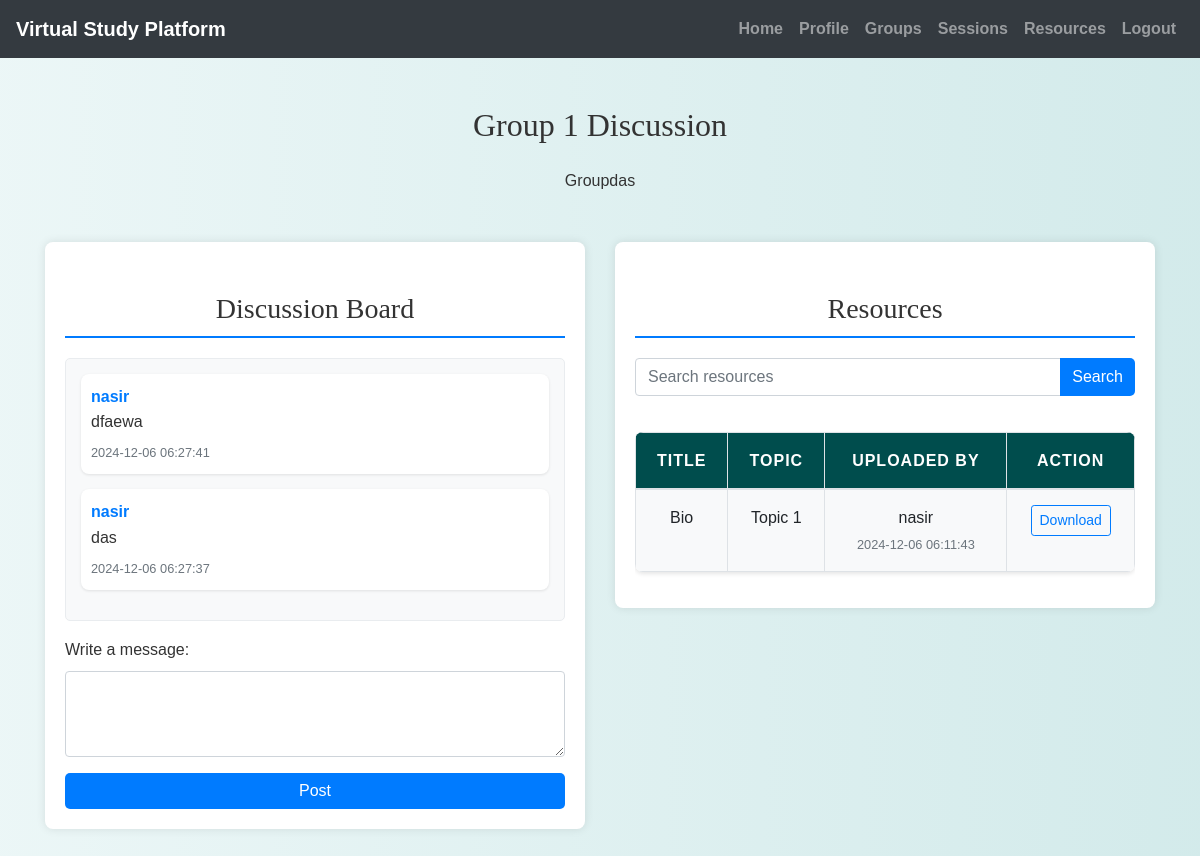
The page /view_discussion.php?group_id=2 (signed in) on the database its author committed.
### tables this page shows
CREATE TABLE `studygroups` (
  `GroupID` int(11) NOT NULL,
  `GroupName` varchar(255) NOT NULL,
  `Description` text DEFAULT NULL,
  `CreatedBy` int(11) NOT NULL,
  `CreatedAt` timestamp NOT NULL DEFAULT current_timestamp()
);

CREATE TABLE `discussionboard` (
  `PostID` int(11) NOT NULL,
  `GroupID` int(11) NOT NULL,
  `PostedBy` int(11) NOT NULL,
  `Content` text NOT NULL,
  `PostedAt` timestamp NOT NULL DEFAULT current_timestamp()
);

CREATE TABLE `users` (
  `id` int(11) NOT NULL,
  `username` varchar(50) NOT NULL,
  `password` varchar(255) NOT NULL,
  `email` varchar(100) NOT NULL,
  `phone` varchar(20) NOT NULL,
  `age` int(11) DEFAULT NULL,
  `full_name` varchar(255) NOT NULL,
  `bio` text DEFAULT NULL,
  `created_at` datetime DEFAULT current_timestamp(),
  `status` enum('pending','approved','rejected') NOT NULL DEFAULT 'pending'
);

CREATE TABLE `resources` (
  `ResourceID` int(11) NOT NULL,
  `GroupID` int(11) NOT NULL,
  `UploadedBy` int(11) NOT NULL,
  `ResourceTitle` varchar(255) NOT NULL,
  `FilePath` varchar(255) NOT NULL,
  `Topic` varchar(255) DEFAULT NULL,
  `UploadedAt` timestamp NOT NULL DEFAULT current_timestamp()
);

### view_discussion.php (the view, shortened to what this page needs)
<?php
include('config.php');
$group_id = $_GET['group_id'] ?? null;
$sql = "SELECT GroupName, Description FROM studygroups WHERE GroupID = ?";
$stmt = $conn->prepare($sql);
$stmt->bind_param("i", $group_id);
$stmt->execute();
$stmt->bind_result($group_name, $description);
$posts_sql = "SELECT db.Content, db.PostedAt, u.username
              FROM DiscussionBoard db
              JOIN users u ON db.PostedBy = u.id
              WHERE db.GroupID = ?
              ORDER BY db.PostedAt DESC";
$stmt = $conn->prepare($posts_sql);
$stmt->bind_param("i", $group_id);
$stmt->execute();
$posts_result = $stmt->get_result();
$resources_sql = "SELECT r.ResourceTitle, r.FilePath, r.Topic, r.UploadedAt, u.username
                  FROM Resources r
                  JOIN users u ON r.UploadedBy = u.id
                  WHERE r.GroupID = ?
                  ORDER BY r.UploadedAt DESC";
$stmt_resources = $conn->prepare($resources_sql);
$stmt_resources->bind_param("i", $group_id);
$stmt_resources->execute();
$resources_result = $stmt_resources->get_result();
?>
<!DOCTYPE html>
<html lang="en">
<head>
    <link rel="stylesheet" href="https://maxcdn.bootstrapcdn.com/bootstrap/4.5.2/css/bootstrap.min.css">
    <link rel="stylesheet" href="./css/style.css">
</head>
<body>
    <?php include('navbar.php'); ?>
    <div class="container mt-5">
        <h2 class="text-center mb-4"><?php echo htmlspecialchars($group_name); ?> Discussion</h2>
        <p class="text-center mb-5"><?php echo htmlspecialchars($description); ?></p>
        <div class="row">
            <div class="col-lg-6">
                <div class="chat-section">
                    <h3 class="section-title">Discussion Board</h3>
                    <div class="chat-box mb-3">
                        <?php while ($post = $posts_result->fetch_assoc()) { ?>
                            <div class="chat-message">
                                <strong><?php echo htmlspecialchars($post['username']); ?></strong>
                                <p class="mb-1"><?php echo nl2br(htmlspecialchars($post['Content'])); ?></p>
                                <small class="text-muted"><?php echo $post['PostedAt']; ?></small>
                            </div>
                        <?php } ?>
                    </div>
                    <form method="POST" class="mt-3">
                        <div class="form-group">
                            <label for="content">Write a message:</label>
                            <textarea class="form-control" id="content" name="content" rows="3" required></textarea>
                        </div>
                        <button type="submit" name="new_post" class="btn btn-primary btn-block">Post</button>
                    </form>
                </div>
            </div>
            <div class="col-lg-6">
                <div class="resources-section">
                    <h3 class="section-title">Resources</h3>
                    <form method="GET" class="mb-3">
                        <div class="input-group">
                            <input type="text" class="form-control" id="search" name="search" placeholder="Search resources">
                            <div class="input-group-append">
                                <button type="submit" class="btn btn-primary">Search</button>
                            </div>
                        </div>
                    </form>
                    <div class="table-responsive resources-table">
                        <table class="table table-hover">
                            <thead>
                                <tr>
                                    <th>Title</th>
                                    <th>Topic</th>
                                    <th>Uploaded By</th>
                                    <th>Action</th>
                                </tr>
                            </thead>
                            <tbody>
                                <?php while ($resource = $resources_result->fetch_assoc()) {
                                ?>
                                    <tr>
                                        <td><?php echo htmlspecialchars($resource['ResourceTitle']); ?></td>
                                        <td><?php echo htmlspecialchars($resource['Topic']); ?></td>
                                        <td>
                                            <?php echo htmlspecialchars($resource['username']); ?>
                                            <br>
                                            <small class="text-muted"><?php echo htmlspecialchars($resource['UploadedAt']); ?></small>
                                        </td>
                                        <td>
                                            <a href="<?php echo htmlspecialchars($resource['FilePath']); ?>" class="btn btn-outline-primary btn-sm" download>Download</a>
                                        </td>
                                    </tr>
                                <?php } ?>
                            </tbody>
                        </table>
                    </div>
                </div>
            </div>
        </div>
    </div>
</body>
</html>

### css/style.css (style rules this page uses)
body { background: linear-gradient(90deg, rgba(233, 246, 246, 0.831), rgba(207, 233, 233, 0.9)); font-family: 'Arial', sans-serif; color: #333; line-height: 1.6; }
h1, h2, h3, h4 { text-align: center; margin-top: 30px; margin-bottom: 30px; font-family: 'Georgia', serif; }
.container { margin-bottom: 40px; }
.table { width: 100%; border-collapse: collapse; margin-top: 20px; font-size: 16px; background-color: #ffffff; border-radius: 8px; overflow: hidden; box-shadow: 0 2px 4px rgba(0, 0, 0, 0.1); }
.table th, .table td { padding: 15px; border: 1px solid #dee2e6; text-align: center; }
.table thead th { background-color: #004d4d; color: white; font-weight: bold; text-transform: uppercase; letter-spacing: 1px; }
.table tbody tr:nth-child(odd) { background-color: #f8f9fa; }
.btn-primary { color: #fff; border: none; border-radius: 5px; cursor: pointer; transition: background-color 0.3s ease; }
a { color: #006666; text-decoration: none; font-weight: bold; }

### view_discussion.php (style rules this page uses)
body { background-color: #f8f9fa; }
.chat-section, .resources-section { background-color: #ffffff; border-radius: 8px; box-shadow: 0 0 10px rgba(0,0,0,0.1); padding: 20px; margin-bottom: 30px; }
.chat-box { max-height: 400px; overflow-y: auto; border: 1px solid #e9ecef; padding: 15px; border-radius: 5px; background-color: #f8f9fa; }
.chat-message { background-color: #ffffff; border-radius: 8px; padding: 10px; margin-bottom: 15px; box-shadow: 0 1px 3px rgba(0,0,0,0.1); }
.chat-message strong { color: #007bff; }
.resources-table { background-color: #ffffff; border-radius: 8px; overflow: hidden; }
.resources-table th { background-color: #007bff; color: #ffffff; }
.section-title { border-bottom: 2px solid #007bff; padding-bottom: 10px; margin-bottom: 20px; }

### rows shown on the page
studygroups: GroupName "Group 1", Description "Groupdas"
discussionboard: PostedBy.username "nasir", Content "dfaewa", PostedAt "2024-12-06 06:27:41"
discussionboard: PostedBy.username "nasir", Content "das", PostedAt "2024-12-06 06:27:37"
resources: ResourceTitle "Bio", Topic "Topic 1", UploadedBy.username "nasir", UploadedAt "2024-12-06 06:11:43"
